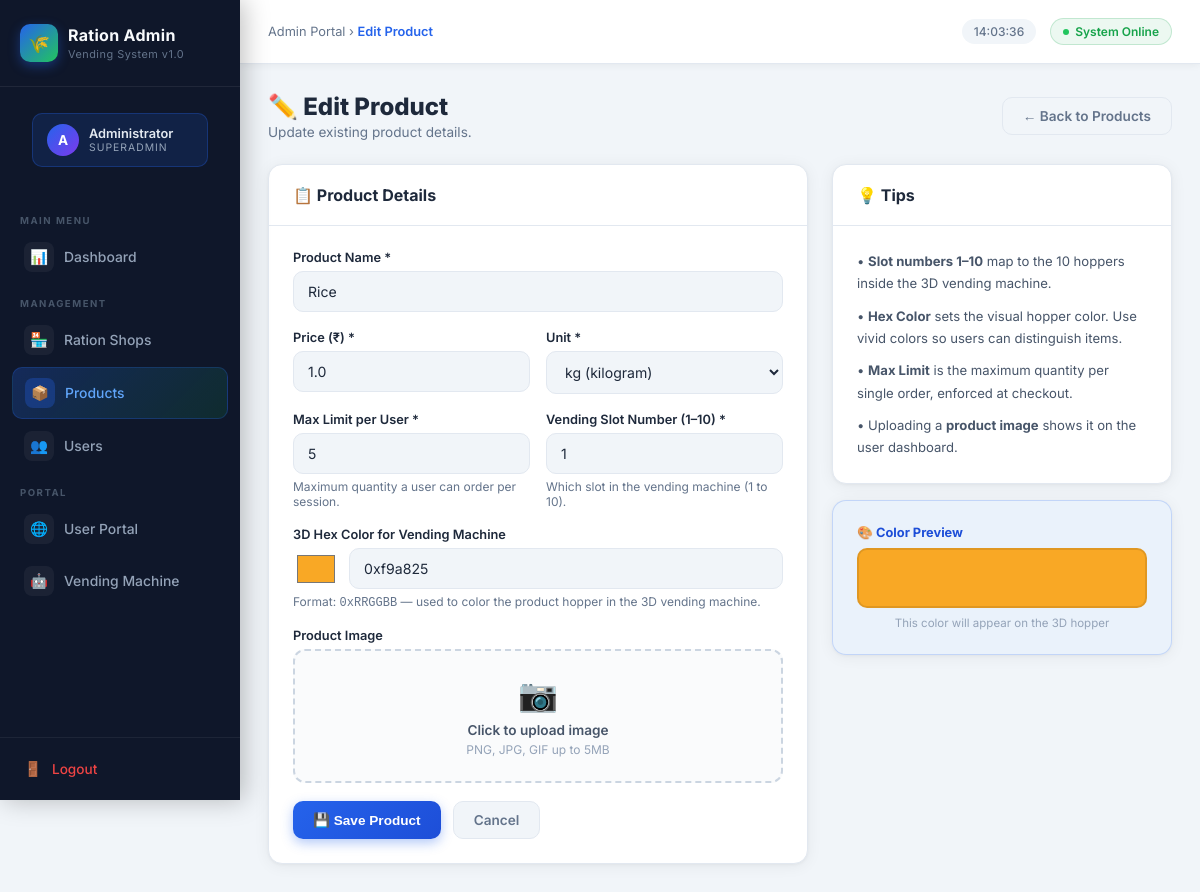
Page /admin/products/edit/1 (signed in) on the committed database.
### models.py (models this page shows)
class Product(db.Model):
    __tablename__ = 'product'
    id = db.Column(db.Integer, primary_key=True)
    name = db.Column(db.String(100), nullable=False)
    price = db.Column(db.Float, nullable=False)
    unit = db.Column(db.String(20), default="kg")
    max_limit = db.Column(db.Integer, default=5)
    image_url = db.Column(db.String(255), default="")
    slot_number = db.Column(db.Integer, unique=True) # 1 to 10 mapped to vending machine keys
    hex_color = db.Column(db.String(10), default="0x00e676") # e.g. 0xf9a825 for 3D model
    is_active = db.Column(db.Boolean, default=True)
    order_items = db.relationship('OrderItem', backref='product', lazy=True)

### admin_routes.py (the view, shortened to what this page needs)
@admin_bp.route('/products/edit/<int:id>', methods=['GET', 'POST'])
@admin_required
def edit_product(id):
    p = Product.query.get_or_404(id)
    return render_template('admin/product_form.html', action="Edit", product=p)

### admin_routes.py (called while the page is built)
def admin_required(f):
    from functools import wraps
    @wraps(f)
    @login_required
    def decorated_function(*args, **kwargs):
        if not current_user.is_admin:
            flash('Admin access required.', 'error')
            return redirect(url_for('main.dashboard'))
        return f(*args, **kwargs)
    return decorated_function

### templates/admin/product_form.html (shortened to what this page needs)
{% extends "admin/layout.html" %}
{% block breadcrumb %}{{ action }} Product{% endblock %}
{% block content %}
<div class="page-heading">
    <div>
        <h1>{{ '✏️ Edit' if action == 'Edit' else '➕ Add' }} Product</h1>
        <p>{{ 'Update existing product details.' if action == 'Edit' else 'Fill in the details to add a new product to the catalog.' }}</p>
    </div>
    <a href="{{ url_for('admin.products') }}" class="btn-ghost">← Back to Products</a>
</div>
<div style="display:grid;grid-template-columns:1fr 340px;gap:24px;align-items:start;">
    <div class="a-card">
        <div class="a-card-header">
            <div class="a-card-title">📋 Product Details</div>
        </div>
        <div class="a-card-body">
            <form method="POST" enctype="multipart/form-data">
                <div class="a-form-group">
                    <label class="a-label">Product Name *</label>
                    <input type="text" name="name" class="a-input"
                           value="{{ product.name if product else '' }}"
                           placeholder="e.g. Rice, Wheat, Sugar..." required>
                </div>
                <div style="display:grid;grid-template-columns:1fr 1fr;gap:16px;">
                    <div class="a-form-group">
                        <label class="a-label">Price (₹) *</label>
                        <input type="number" step="0.5" name="price" class="a-input"
                               value="{{ product.price if product else '' }}"
                               placeholder="0.00" required>
                    </div>
                    <div class="a-form-group">
                        <label class="a-label">Unit *</label>
                        <select name="unit" class="a-select">
                            <option value="kg" {% if product and product.unit == 'kg' %}selected{% endif %}>kg (kilogram)</option>
                        </select>
                    </div>
                </div>
                <div style="display:grid;grid-template-columns:1fr 1fr;gap:16px;">
                    <div class="a-form-group">
                        <label class="a-label">Max Limit per User *</label>
                        <input type="number" name="max_limit" class="a-input"
                               value="{{ product.max_limit if product else '5' }}"
                               placeholder="5" required>
                        <div class="a-hint">Maximum quantity a user can order per session.</div>
                    </div>
                    <div class="a-form-group">
                        <label class="a-label">Vending Slot Number (1–10) *</label>
                        <input type="number" name="slot_number" min="1" max="10" class="a-input"
                               value="{{ product.slot_number if product else '' }}"
                               placeholder="1" required>
                        <div class="a-hint">Which slot in the vending machine (1 to 10).</div>
                    </div>
                </div>
                <div class="a-form-group">
                    <label class="a-label">3D Hex Color for Vending Machine</label>
                    <div style="display:flex;gap:10px;align-items:center;">
                        <input type="color" id="colorPicker"
                               value="{{ '#' + product.hex_color.replace('0x','') if product and product.hex_color else '#00e676' }}"
                               style="width:46px;height:40px;border:none;border-radius:8px;cursor:pointer;background:none;padding:2px;"
                               oninput="syncHex(this.value)">
                        <input type="text" name="hex_color" id="hexInput" class="a-input" style="flex:1;"
                               value="{{ product.hex_color if product else '0x00e676' }}"
                               placeholder="0x00e676"
                               oninput="syncPicker(this.value)">
                    </div>
                    <div class="a-hint">Format: <code>0xRRGGBB</code> — used to color the product hopper in the 3D vending machine.</div>
                </div>
                <div class="a-form-group">
                    <label class="a-label">Product Image</label>
                    <div style="border:2px dashed #cbd5e1;border-radius:12px;padding:24px;text-align:center;background:#fafbfc;cursor:pointer;"
                         onclick="document.getElementById('imgInput').click()">
                        <div style="font-size:2rem;margin-bottom:8px;">📷</div>
                        <div style="font-size:0.85rem;font-weight:600;color:#475569;">Click to upload image</div>
                        <div style="font-size:0.75rem;color:#94a3b8;margin-top:4px;">PNG, JPG, GIF up to 5MB</div>
                    </div>
                </div>
                <div style="display:flex;gap:12px;margin-top:8px;">
                    <button type="submit" class="btn-blue">💾 Save Product</button>
                    <a href="{{ url_for('admin.products') }}" class="btn-ghost">Cancel</a>
                </div>
            </form>
        </div>
    </div>
    <div style="display:flex;flex-direction:column;gap:16px;">
        <div class="a-card">
            <div class="a-card-header">
                <div class="a-card-title">💡 Tips</div>
            </div>
            <div class="a-card-body" style="font-size:0.82rem;color:#475569;line-height:1.7;">
                <p style="margin-bottom:10px;">• <strong>Slot numbers 1–10</strong> map to the 10 hoppers inside the 3D vending machine.</p>
                <p style="margin-bottom:10px;">• <strong>Hex Color</strong> sets the visual hopper color. Use vivid colors so users can distinguish items.</p>
                <p style="margin-bottom:10px;">• <strong>Max Limit</strong> is the maximum quantity per single order, enforced at checkout.</p>
                <p>• Uploading a <strong>product image</strong> shows it on the user dashboard.</p>
            </div>
        </div>
        <div class="a-card" style="border:1.5px solid rgba(37,99,235,0.2);background:rgba(219,234,254,0.3);">
            <div class="a-card-body">
                <div style="font-size:0.8rem;font-weight:700;color:#1d4ed8;margin-bottom:8px;">🎨 Color Preview</div>
                <div id="colorPreviewBox" style="width:100%;height:60px;border-radius:10px;background:#00e676;transition:background 0.3s;border:2px solid rgba(0,0,0,0.1);"></div>
                <div style="font-size:0.72rem;color:#94a3b8;margin-top:8px;text-align:center;">This color will appear on the 3D hopper</div>
            </div>
        </div>
    </div>
</div>
{% endblock %}

### templates/admin/layout.html (style rules this page uses)
*, *::before, *::after { box-sizing: border-box; margin: 0; padding: 0; }
:root { --blue: #2563eb; --blue-light: #3b82f6; --blue-dark: #1d4ed8; --green: #16a34a; --green-light:#22c55e; --red: #dc2626; --red-light: #ef4444; --yellow: #d97706; --yellow-light:#f59e0b; --bg: #f1f5f9; --sidebar-bg: #0f172a; --sidebar-w: 240px; --card-bg: #ffffff; --text: #1e293b; --text-muted: #64748b; --border: #e2e8f0; --radius: 14px; }
body { font-family: 'Inter', sans-serif; background: var(--bg); color: var(--text); min-height: 100vh; display: flex; }
.a-card { background: var(--card-bg); border-radius: var(--radius); box-shadow: 0 2px 16px rgba(0,0,0,0.06), 0 1px 3px rgba(0,0,0,0.04); border: 1px solid var(--border); overflow: hidden; }
.a-card-header { display: flex; align-items: center; justify-content: space-between; padding: 20px 24px; border-bottom: 1px solid var(--border); }
.a-card-title { font-size: 1rem; font-weight: 700; color: var(--text); display: flex; align-items: center; gap: 8px; }
.a-card-body { padding: 24px; }
.btn-blue { display: inline-flex; align-items: center; gap: 6px; background: linear-gradient(135deg, var(--blue), var(--blue-dark)); color: #fff; border: none; border-radius: 10px; padding: 10px 20px; font-size: 0.85rem; font-weight: 600; cursor: pointer; text-decoration: none; box-shadow: 0 4px 12px rgba(37,99,235,0.35); transition: all 0.2s ease; }
.btn-ghost { display: inline-flex; align-items: center; gap: 6px; background: var(--bg); color: var(--text-muted); border: 1px solid var(--border); border-radius: 10px; padding: 10px 20px; font-size: 0.85rem; font-weight: 600; cursor: pointer; text-decoration: none; transition: all 0.2s; }
.a-form-group { margin-bottom: 18px; }
.a-label { display: block; margin-bottom: 6px; font-size: 0.8rem; font-weight: 600; color: var(--text); }
.a-input { width: 100%; padding: 11px 14px; background: var(--bg); border: 1.5px solid var(--border); border-radius: 10px; font-size: 0.88rem; color: var(--text); font-family: inherit; transition: border-color 0.2s, box-shadow 0.2s; outline: none; }
.a-select { width: 100%; padding: 11px 14px; background: var(--bg); border: 1.5px solid var(--border); border-radius: 10px; font-size: 0.88rem; color: var(--text); font-family: inherit; outline: none; cursor: pointer; transition: border-color 0.2s, box-shadow 0.2s; }
.a-hint { font-size: 0.75rem; color: var(--text-muted); margin-top: 5px; }
.page-heading { display: flex; align-items: center; justify-content: space-between; margin-bottom: 24px; }
.page-heading h1 { font-size: 1.5rem; font-weight: 800; color: var(--text); }
.page-heading p { font-size: 0.85rem; color: var(--text-muted); margin-top: 3px; }

### rows in the picture
Product: name "Rice", price "1.0", unit "kg (kilogram)", max_limit "5", slot_number "1", hex_color "#f9a825", hex_color "0xf9a825"

### other values in the picture
{{ action }} "Edit"
{{ '✏️ Edit' if action == 'Edit' else '➕ Add' }} "✏️ Edit"
